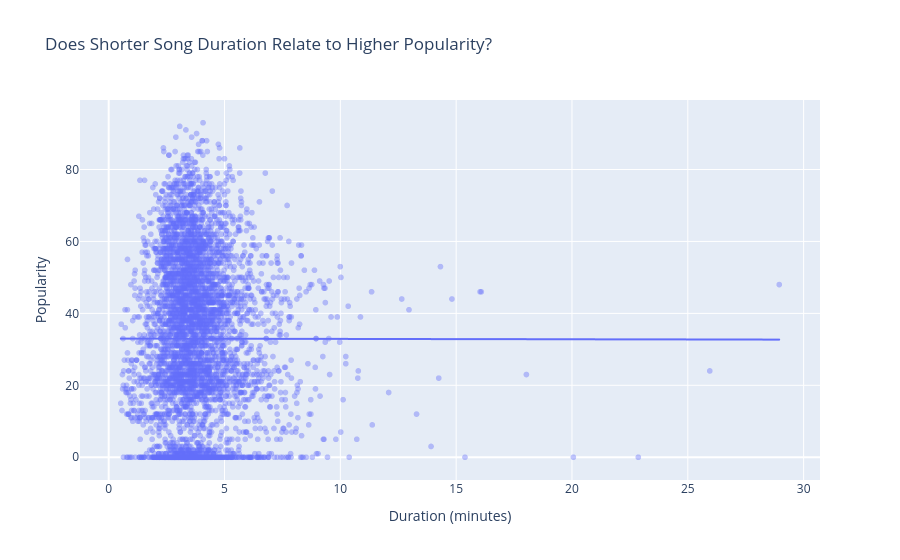

Notebook code for this chart:
### Markdown cell above
### Are shorter songs more popular in the streaming era?

### Code cell
df_clean["duration_min"] = df_clean["duration_ms"] / 60000

sample_df = df_clean.sample(5000, random_state=42)

fig = px.scatter(
    sample_df,
    x="duration_min",
    y="popularity",
    hover_data=["track_name", "artists", "track_genre"],
    trendline="ols",
    title="Does Shorter Song Duration Relate to Higher Popularity?",
    labels={
        "duration_min": "Duration (minutes)",
        "popularity": "Popularity"
    },
    opacity=0.4
)

fig.show()

### Figure 1 — Plotly figure (JSON) as saved in the notebook; plotly's stock layout.template omitted (floating-point values rounded to 4 significant figures; data arrays with more than 128 entries replaced by an {"elided": "..."} marker saying what was removed)
{"data": [{"customdata": {"elided": "5000x3 str values"}, "hovertemplate": "Duration (minutes)=%{x}<br>Popularity=%{y}<br>track_name=%{customdata[0]}<br>artists=%{customdata[1]}<br>track_genre=%{customdata[2]}<extra></extra>", "legendgroup": "", "marker": {"color": "#636efa", "opacity": 0.4, "symbol": "circle"}, "mode": "markers", "name": "", "showlegend": false, "type": "scattergl", "x": {"elided": "5000 float values"}, "xaxis": "x", "y": {"elided": "5000 int values"}, "yaxis": "y"}, {"hovertemplate": "<b>OLS trendline</b><br>popularity = -0.00985416 * duration_min + 33.0002<br>R<sup>2</sup>=0.000000<br><br>Duration (minutes)=%{x}<br>Popularity=%{y} <b>(trend)</b><extra></extra>", "legendgroup": "", "marker": {"color": "#636efa", "symbol": "circle"}, "mode": "lines", "name": "", "showlegend": false, "type": "scattergl", "x": {"elided": "5000 float values"}, "xaxis": "x", "y": {"elided": "5000 float values"}, "yaxis": "y"}], "layout": {"legend": {"tracegroupgap": 0}, "title": {"text": "Does Shorter Song Duration Relate to Higher Popularity?"}, "xaxis": {"anchor": "y", "domain": [0, 1], "title": {"text": "Duration (minutes)"}}, "yaxis": {"anchor": "x", "domain": [0, 1], "title": {"text": "Popularity"}}}}
